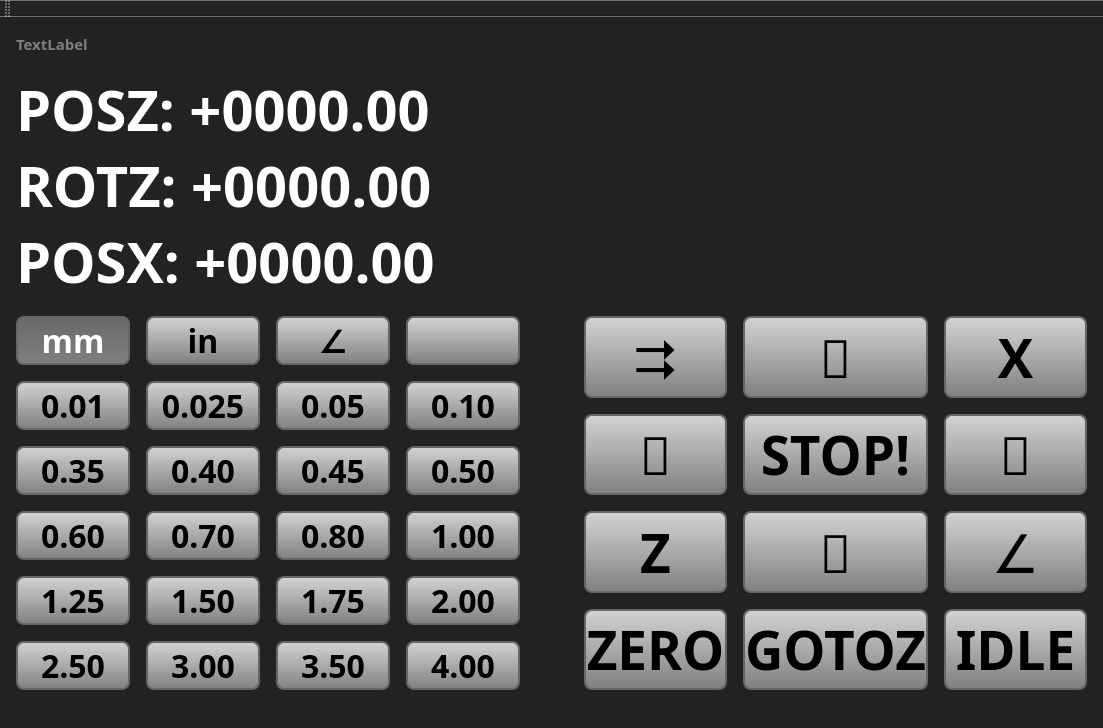
 <widget class="QMainWindow" name="MainWindow">
  <property name="geometry">
   <rect>
    <x>0</x>
    <y>0</y>
    <width>1103</width>
    <height>687</height>
   </rect>
  </property>
  <property name="windowTitle">
   <string>MainWindow</string>
  </property>
  <property name="styleSheet">
   <string notr="true">QWidget {
                        color: #222222;
						background-color: #222222;
}
QPushButton {
                        color: black;
                        background: qlineargradient( x1:0 y1:0, x2:0 y2:1, stop:0 lightgrey, stop:1 grey);
 					   border: 2px solid #666666;
					    border-width: 2px;
						border-radius: 8px;
}
QPushButton:checked {
                        color: white;
                        background: qlineargradient( x1:0 y1:0, x2:0 y2:1, stop:0 dimgray, stop:1 grey);
 					   border: 2px solid #666666;
					   border-width: 2px;
						border-radius: 8px;
}
QPushButton:pressed {
                        color: white;
                        background: qlineargradient( x1:0 y1:0, x2:0 y2:1, stop:0 dimgray, stop:1 grey);
 					   border: 2px solid #666666;
					   border-width: 2px;
						border-radius: 8px;
}</string>
  </property>
  <widget class="QWidget" name="centralWidget">
   <layout class="QGridLayout" name="gridLayout_4">
    <property name="leftMargin">
     <number>16</number>
    </property>
    <property name="topMargin">
     <number>16</number>
    </property>
    <property name="rightMargin">
     <number>16</number>
    </property>
    <property name="bottomMargin">
     <number>16</number>
    </property>
    <property name="spacing">
     <number>16</number>
    </property>
    <item row="2" column="1">
     <spacer name="horizontalSpacer">
      <property name="orientation">
       <enum>Qt::Horizontal</enum>
      </property>
      <property name="sizeType">
       <enum>QSizePolicy::Fixed</enum>
      </property>
      <property name="sizeHint" stdset="0">
       <size>
        <width>32</width>
        <height>20</height>
       </size>
      </property>
     </spacer>
    </item>
    <item row="2" column="0">
     <layout class="QGridLayout" name="gridLayout">
      <item row="0" column="1">
       <widget class="QPushButton" name="setINButton">
        <property name="sizePolicy">
         <sizepolicy hsizetype="Minimum" vsizetype="Expanding">
          <horstretch>0</horstretch>
          <verstretch>0</verstretch>
         </sizepolicy>
        </property>
        <property name="font">
         <font>
          <family>Lekton</family>
          <pointsize>24</pointsize>
          <weight>75</weight>
          <bold>true</bold>
         </font>
        </property>
        <property name="styleSheet">
         <string notr="true"/>
        </property>
        <property name="text">
         <string>in</string>
        </property>
        <property name="checkable">
         <bool>true</bool>
        </property>
        <property name="checked">
         <bool>false</bool>
        </property>
       </widget>
      </item>
      <item row="0" column="0">
       <widget class="QPushButton" name="setMMButton">
        <property name="sizePolicy">
         <sizepolicy hsizetype="Minimum" vsizetype="Expanding">
          <horstretch>0</horstretch>
          <verstretch>0</verstretch>
         </sizepolicy>
        </property>
        <property name="font">
         <font>
          <family>Lekton</family>
          <pointsize>24</pointsize>
          <weight>75</weight>
          <bold>true</bold>
         </font>
        </property>
        <property name="styleSheet">
         <string notr="true"/>
        </property>
        <property name="text">
         <string>mm</string>
        </property>
        <property name="checkable">
         <bool>true</bool>
        </property>
        <property name="checked">
         <bool>true</bool>
        </property>
       </widget>
      </item>
      <item row="0" column="3">
       <widget class="QPushButton" name="setDirectionButton">
        <property name="sizePolicy">
         <sizepolicy hsizetype="Minimum" vsizetype="Expanding">
          <horstretch>0</horstretch>
          <verstretch>0</verstretch>
         </sizepolicy>
        </property>
        <property name="font">
         <font>
          <family>Lekton</family>
          <pointsize>24</pointsize>
          <weight>75</weight>
          <bold>true</bold>
          <kerning>true</kerning>
         </font>
        </property>
        <property name="styleSheet">
         <string notr="true"/>
        </property>
        <property name="text">
         <string/>
        </property>
        <property name="checkable">
         <bool>true</bool>
        </property>
       </widget>
      </item>
      <item row="0" column="2">
       <widget class="QPushButton" name="setDEGButton">
        <property name="sizePolicy">
         <sizepolicy hsizetype="Minimum" vsizetype="Expanding">
          <horstretch>0</horstretch>
          <verstretch>0</verstretch>
         </sizepolicy>
        </property>
        <property name="font">
         <font>
          <family>Lekton</family>
          <pointsize>24</pointsize>
          <weight>75</weight>
          <bold>true</bold>
         </font>
        </property>
        <property name="styleSheet">
         <string notr="true"/>
        </property>
        <property name="text">
         <string>∠</string>
        </property>
        <property name="checkable">
         <bool>true</bool>
        </property>
       </widget>
      </item>
      <item row="1" column="3">
       <widget class="QPushButton" name="set04Button">
        <property name="sizePolicy">
         <sizepolicy hsizetype="Minimum" vsizetype="Expanding">
          <horstretch>0</horstretch>
          <verstretch>0</verstretch>
         </sizepolicy>
        </property>
        <property name="font">
         <font>
          <family>Lekton</family>
          <pointsize>24</pointsize>
          <weight>75</weight>
          <bold>true</bold>
         </font>
        </property>
        <property name="styleSheet">
         <string notr="true"/>
        </property>
        <property name="text">
         <string>0.10</string>
        </property>
        <property name="checkable">
         <bool>true</bool>
        </property>
       </widget>
      </item>
      <item row="1" column="0">
       <widget class="QPushButton" name="set01Button">
        <property name="sizePolicy">
         <sizepolicy hsizetype="Minimum" vsizetype="Expanding">
          <horstretch>0</horstretch>
          <verstretch>0</verstretch>
         </sizepolicy>
        </property>
        <property name="font">
         <font>
          <family>Lekton</family>
          <pointsize>24</pointsize>
          <weight>75</weight>
          <bold>true</bold>
         </font>
        </property>
        <property name="styleSheet">
         <string notr="true"/>
        </property>
        <property name="text">
         <string>0.01</string>
        </property>
        <property name="checkable">
         <bool>true</bool>
        </property>
       </widget>
      </item>
      <item row="2" column="2">
       <widget class="QPushButton" name="set07Button">
        <property name="sizePolicy">
         <sizepolicy hsizetype="Minimum" vsizetype="Expanding">
          <horstretch>0</horstretch>
          <verstretch>0</verstretch>
         </sizepolicy>
        </property>
        <property name="font">
         <font>
          <family>Lekton</family>
          <pointsize>24</pointsize>
          <weight>75</weight>
          <bold>true</bold>
         </font>
        </property>
        <property name="styleSheet">
         <string notr="true"/>
        </property>
        <property name="text">
         <string>0.45</string>
        </property>
        <property name="checkable">
         <bool>true</bool>
        </property>
       </widget>
      </item>
      <item row="1" column="1">
       <widget class="QPushButton" name="set02Button">
        <property name="sizePolicy">
         <sizepolicy hsizetype="Minimum" vsizetype="Expanding">
          <horstretch>0</horstretch>
          <verstretch>0</verstretch>
         </sizepolicy>
        </property>
        <property name="font">
         <font>
          <family>Lekton</family>
          <pointsize>24</pointsize>
          <weight>75</weight>
          <bold>true</bold>
         </font>
        </property>
        <property name="styleSheet">
         <string notr="true"/>
        </property>
        <property name="text">
         <string>0.025</string>
        </property>
        <property name="checkable">
         <bool>true</bool>
        </property>
       </widget>
      </item>
      <item row="2" column="0">
       <widget class="QPushButton" name="set05Button">
        <property name="sizePolicy">
         <sizepolicy hsizetype="Minimum" vsizetype="Expanding">
          <horstretch>0</horstretch>
          <verstretch>0</verstretch>
         </sizepolicy>
        </property>
        <property name="font">
         <font>
          <family>Lekton</family>
          <pointsize>24</pointsize>
          <weight>75</weight>
          <bold>true</bold>
         </font>
        </property>
        <property name="styleSheet">
         <string notr="true"/>
        </property>
        <property name="text">
         <string>0.35</string>
        </property>
        <property name="checkable">
         <bool>true</bool>
        </property>
       </widget>
      </item>
      <item row="2" column="1">
       <widget class="QPushButton" name="set06Button">
        <property name="sizePolicy">
         <sizepolicy hsizetype="Minimum" vsizetype="Expanding">
          <horstretch>0</horstretch>
          <verstretch>0</verstretch>
         </sizepolicy>
        </property>
        <property name="font">
         <font>
          <family>Lekton</family>
          <pointsize>24</pointsize>
          <weight>75</weight>
          <bold>true</bold>
         </font>
        </property>
        <property name="styleSheet">
         <string notr="true"/>
        </property>
        <property name="text">
         <string>0.40</string>
        </property>
        <property name="checkable">
         <bool>true</bool>
        </property>
       </widget>
      </item>
      <item row="4" column="1">
       <widget class="QPushButton" name="set14Button">
        <property name="sizePolicy">
         <sizepolicy hsizetype="Minimum" vsizetype="Expanding">
          <horstretch>0</horstretch>
          <verstretch>0</verstretch>
         </sizepolicy>
        </property>
        <property name="font">
         <font>
          <family>Lekton</family>
          <pointsize>24</pointsize>
          <weight>75</weight>
          <bold>true</bold>
         </font>
        </property>
        <property name="styleSheet">
         <string notr="true"/>
        </property>
        <property name="text">
         <string>1.50</string>
        </property>
        <property name="checkable">
         <bool>true</bool>
        </property>
       </widget>
      </item>
      <item row="3" column="2">
       <widget class="QPushButton" name="set11Button">
        <property name="sizePolicy">
         <sizepolicy hsizetype="Minimum" vsizetype="Expanding">
          <horstretch>0</horstretch>
          <verstretch>0</verstretch>
         </sizepolicy>
        </property>
        <property name="font">
         <font>
          <family>Lekton</family>
          <pointsize>24</pointsize>
          <weight>75</weight>
          <bold>true</bold>
         </font>
        </property>
        <property name="styleSheet">
         <string notr="true"/>
        </property>
        <property name="text">
         <string>0.80</string>
        </property>
        <property name="checkable">
         <bool>true</bool>
        </property>
       </widget>
      </item>
      <item row="2" column="3">
       <widget class="QPushButton" name="set08Button">
        <property name="sizePolicy">
         <sizepolicy hsizetype="Minimum" vsizetype="Expanding">
          <horstretch>0</horstretch>
          <verstretch>0</verstretch>
         </sizepolicy>
        </property>
        <property name="font">
         <font>
          <family>Lekton</family>
          <pointsize>24</pointsize>
          <weight>75</weight>
          <bold>true</bold>
         </font>
        </property>
        <property name="styleSheet">
         <string notr="true"/>
        </property>
        <property name="text">
         <string>0.50</string>
        </property>
        <property name="checkable">
         <bool>true</bool>
        </property>
       </widget>
      </item>
      <item row="4" column="0">
       <widget class="QPushButton" name="set13Button">
        <property name="sizePolicy">
         <sizepolicy hsizetype="Minimum" vsizetype="Expanding">
          <horstretch>0</horstretch>
          <verstretch>0</verstretch>
         </sizepolicy>
        </property>
        <property name="font">
         <font>
          <family>Lekton</family>
          <pointsize>24</pointsize>
          <weight>75</weight>
          <bold>true</bold>
         </font>
        </property>
        <property name="styleSheet">
         <string notr="true"/>
        </property>
        <property name="text">
         <string>1.25</string>
        </property>
        <property name="checkable">
         <bool>true</bool>
        </property>
       </widget>
      </item>
      <item row="3" column="3">
       <widget class="QPushButton" name="set12Button">
        <property name="sizePolicy">
         <sizepolicy hsizetype="Minimum" vsizetype="Expanding">
          <horstretch>0</horstretch>
          <verstretch>0</verstretch>
         </sizepolicy>
        </property>
        <property name="font">
         <font>
          <family>Lekton</family>
          <pointsize>24</pointsize>
          <weight>75</weight>
          <bold>true</bold>
         </font>
        </property>
        <property name="styleSheet">
         <string notr="true"/>
        </property>
        <property name="text">
         <string>1.00</string>
        </property>
        <property name="checkable">
         <bool>true</bool>
        </property>
       </widget>
      </item>
      <item row="3" column="0">
       <widget class="QPushButton" name="set09Button">
        <property name="sizePolicy">
         <sizepolicy hsizetype="Minimum" vsizetype="Expanding">
          <horstretch>0</horstretch>
          <verstretch>0</verstretch>
         </sizepolicy>
        </property>
        <property name="font">
         <font>
          <family>Lekton</family>
          <pointsize>24</pointsize>
          <weight>75</weight>
          <bold>true</bold>
         </font>
        </property>
        <property name="styleSheet">
         <string notr="true"/>
        </property>
        <property name="text">
         <string>0.60</string>
        </property>
        <property name="checkable">
         <bool>true</bool>
        </property>
       </widget>
      </item>
      <item row="3" column="1">
       <widget class="QPushButton" name="set10Button">
        <property name="sizePolicy">
         <sizepolicy hsizetype="Minimum" vsizetype="Expanding">
          <horstretch>0</horstretch>
          <verstretch>0</verstretch>
         </sizepolicy>
        </property>
        <property name="font">
         <font>
          <family>Lekton</family>
          <pointsize>24</pointsize>
          <weight>75</weight>
          <bold>true</bold>
         </font>
        </property>
        <property name="styleSheet">
         <string notr="true"/>
        </property>
        <property name="text">
         <string>0.70</string>
        </property>
        <property name="checkable">
         <bool>true</bool>
        </property>
       </widget>
      </item>
      <item row="4" column="3">
       <widget class="QPushButton" name="set16Button">
        <property name="sizePolicy">
         <sizepolicy hsizetype="Minimum" vsizetype="Expanding">
          <horstretch>0</horstretch>
          <verstretch>0</verstretch>
         </sizepolicy>
        </property>
        <property name="font">
         <font>
          <family>Lekton</family>
          <pointsize>24</pointsize>
          <weight>75</weight>
          <bold>true</bold>
         </font>
        </property>
        <property name="styleSheet">
         <string notr="true"/>
        </property>
        <property name="text">
         <string>2.00</string>
        </property>
        <property name="checkable">
         <bool>true</bool>
        </property>
       </widget>
      </item>
      <item row="4" column="2">
       <widget class="QPushButton" name="set15Button">
        <property name="sizePolicy">
         <sizepolicy hsizetype="Minimum" vsizetype="Expanding">
          <horstretch>0</horstretch>
          <verstretch>0</verstretch>
         </sizepolicy>
        </property>
        <property name="font">
         <font>
          <family>Lekton</family>
          <pointsize>24</pointsize>
          <weight>75</weight>
          <bold>true</bold>
         </font>
        </property>
        <property name="styleSheet">
         <string notr="true"/>
        </property>
        <property name="text">
         <string>1.75</string>
        </property>
        <property name="checkable">
         <bool>true</bool>
        </property>
       </widget>
      </item>
      <item row="5" column="0">
       <widget class="QPushButton" name="set17Button">
        <property name="sizePolicy">
         <sizepolicy hsizetype="Minimum" vsizetype="Expanding">
          <horstretch>0</horstretch>
          <verstretch>0</verstretch>
         </sizepolicy>
        </property>
        <property name="font">
         <font>
          <family>Lekton</family>
          <pointsize>24</pointsize>
          <weight>75</weight>
          <bold>true</bold>
         </font>
        </property>
        <property name="styleSheet">
         <string notr="true"/>
        </property>
        <property name="text">
         <string>2.50</string>
        </property>
        <property name="checkable">
         <bool>true</bool>
        </property>
       </widget>
      </item>
      <item row="5" column="2">
       <widget class="QPushButton" name="set19Button">
        <property name="sizePolicy">
         <sizepolicy hsizetype="Minimum" vsizetype="Expanding">
          <horstretch>0</horstretch>
          <verstretch>0</verstretch>
         </sizepolicy>
        </property>
        <property name="font">
         <font>
          <family>Lekton</family>
          <pointsize>24</pointsize>
          <weight>75</weight>
          <bold>true</bold>
         </font>
        </property>
        <property name="styleSheet">
         <string notr="true"/>
        </property>
        <property name="text">
         <string>3.50</string>
        </property>
        <property name="checkable">
         <bool>true</bool>
        </property>
       </widget>
      </item>
      <item row="5" column="1">
       <widget class="QPushButton" name="set18Button">
        <property name="sizePolicy">
         <sizepolicy hsizetype="Minimum" vsizetype="Expanding">
          <horstretch>0</horstretch>
          <verstretch>0</verstretch>
         </sizepolicy>
        </property>
        <property name="font">
         <font>
          <family>Lekton</family>
          <pointsize>24</pointsize>
          <weight>75</weight>
          <bold>true</bold>
         </font>
        </property>
        <property name="styleSheet">
         <string notr="true"/>
        </property>
        <property name="text">
         <string>3.00</string>
        </property>
        <property name="checkable">
         <bool>true</bool>
        </property>
       </widget>
      </item>
      <item row="5" column="3">
       <widget class="QPushButton" name="set20Button">
        <property name="sizePolicy">
         <sizepolicy hsizetype="Minimum" vsizetype="Expanding">
          <horstretch>0</horstretch>
          <verstretch>0</verstretch>
         </sizepolicy>
        </property>
        <property name="font">
         <font>
          <family>Lekton</family>
          <pointsize>24</pointsize>
          <weight>75</weight>
          <bold>true</bold>
         </font>
        </property>
        <property name="styleSheet">
         <string notr="true"/>
        </property>
        <property name="text">
         <string>4.00</string>
        </property>
        <property name="checkable">
         <bool>true</bool>
        </property>
       </widget>
      </item>
      <item row="1" column="2">
       <widget class="QPushButton" name="set03Button">
        <property name="sizePolicy">
         <sizepolicy hsizetype="Minimum" vsizetype="Expanding">
          <horstretch>0</horstretch>
          <verstretch>0</verstretch>
         </sizepolicy>
        </property>
        <property name="font">
         <font>
          <family>Lekton</family>
          <pointsize>24</pointsize>
          <weight>75</weight>
          <bold>true</bold>
         </font>
        </property>
        <property name="styleSheet">
         <string notr="true"/>
        </property>
        <property name="text">
         <string>0.05</string>
        </property>
        <property name="checkable">
         <bool>true</bool>
        </property>
       </widget>
      </item>
     </layout>
    </item>
    <item row="1" column="2">
     <layout class="QVBoxLayout" name="verticalLayout"/>
    </item>
    <item row="1" column="0">
     <widget class="QLabel" name="statusLabel">
      <property name="font">
       <font>
        <family>Lekton</family>
        <pointsize>42</pointsize>
        <weight>75</weight>
        <bold>true</bold>
       </font>
      </property>
      <property name="styleSheet">
       <string notr="true">color: white;</string>
      </property>
      <property name="frameShape">
       <enum>QFrame::NoFrame</enum>
      </property>
      <property name="frameShadow">
       <enum>QFrame::Plain</enum>
      </property>
      <property name="lineWidth">
       <number>6</number>
      </property>
      <property name="text">
       <string>POSZ: +0000.00
ROTZ: +0000.00
POSX: +0000.00</string>
      </property>
      <property name="textFormat">
       <enum>Qt::PlainText</enum>
      </property>
      <property name="alignment">
       <set>Qt::AlignLeading|Qt::AlignLeft|Qt::AlignTop</set>
      </property>
      <property name="margin">
       <number>8</number>
      </property>
     </widget>
    </item>
    <item row="2" column="2">
     <layout class="QGridLayout" name="gridLayout_2">
      <item row="0" column="1">
       <widget class="QPushButton" name="xmButton">
        <property name="sizePolicy">
         <sizepolicy hsizetype="Minimum" vsizetype="Expanding">
          <horstretch>0</horstretch>
          <verstretch>0</verstretch>
         </sizepolicy>
        </property>
        <property name="font">
         <font>
          <family>OpenSymbol</family>
          <pointsize>40</pointsize>
         </font>
        </property>
        <property name="text">
         <string></string>
        </property>
       </widget>
      </item>
      <item row="1" column="2">
       <widget class="QPushButton" name="zpButton">
        <property name="sizePolicy">
         <sizepolicy hsizetype="Minimum" vsizetype="Expanding">
          <horstretch>0</horstretch>
          <verstretch>0</verstretch>
         </sizepolicy>
        </property>
        <property name="font">
         <font>
          <family>OpenSymbol</family>
          <pointsize>40</pointsize>
         </font>
        </property>
        <property name="text">
         <string></string>
        </property>
       </widget>
      </item>
      <item row="1" column="1">
       <widget class="QPushButton" name="stopButton">
        <property name="sizePolicy">
         <sizepolicy hsizetype="Minimum" vsizetype="Expanding">
          <horstretch>0</horstretch>
          <verstretch>0</verstretch>
         </sizepolicy>
        </property>
        <property name="font">
         <font>
          <family>Lekton</family>
          <pointsize>40</pointsize>
          <weight>75</weight>
          <bold>true</bold>
         </font>
        </property>
        <property name="text">
         <string>STOP!</string>
        </property>
        <property name="checkable">
         <bool>true</bool>
        </property>
       </widget>
      </item>
      <item row="1" column="0">
       <widget class="QPushButton" name="zmButton">
        <property name="sizePolicy">
         <sizepolicy hsizetype="Minimum" vsizetype="Expanding">
          <horstretch>0</horstretch>
          <verstretch>0</verstretch>
         </sizepolicy>
        </property>
        <property name="font">
         <font>
          <family>OpenSymbol</family>
          <pointsize>40</pointsize>
         </font>
        </property>
        <property name="autoFillBackground">
         <bool>false</bool>
        </property>
        <property name="text">
         <string></string>
        </property>
       </widget>
      </item>
      <item row="2" column="1">
       <widget class="QPushButton" name="xpButton">
        <property name="sizePolicy">
         <sizepolicy hsizetype="Minimum" vsizetype="Expanding">
          <horstretch>0</horstretch>
          <verstretch>0</verstretch>
         </sizepolicy>
        </property>
        <property name="font">
         <font>
          <family>OpenSymbol</family>
          <pointsize>40</pointsize>
         </font>
        </property>
        <property name="text">
         <string></string>
        </property>
       </widget>
      </item>
      <item row="2" column="2">
       <widget class="QPushButton" name="aButton">
        <property name="sizePolicy">
         <sizepolicy hsizetype="Minimum" vsizetype="Expanding">
          <horstretch>0</horstretch>
          <verstretch>0</verstretch>
         </sizepolicy>
        </property>
        <property name="font">
         <font>
          <family>OpenSymbol</family>
          <pointsize>40</pointsize>
         </font>
        </property>
        <property name="text">
         <string>∠</string>
        </property>
        <property name="checkable">
         <bool>true</bool>
        </property>
       </widget>
      </item>
      <item row="2" column="0">
       <widget class="QPushButton" name="zButton">
        <property name="sizePolicy">
         <sizepolicy hsizetype="Minimum" vsizetype="Expanding">
          <horstretch>0</horstretch>
          <verstretch>0</verstretch>
         </sizepolicy>
        </property>
        <property name="font">
         <font>
          <family>Lekton</family>
          <pointsize>40</pointsize>
          <weight>75</weight>
          <bold>true</bold>
         </font>
        </property>
        <property name="text">
         <string>Z</string>
        </property>
        <property name="checkable">
         <bool>true</bool>
        </property>
       </widget>
      </item>
      <item row="0" column="2">
       <widget class="QPushButton" name="xButton">
        <property name="sizePolicy">
         <sizepolicy hsizetype="Minimum" vsizetype="Expanding">
          <horstretch>0</horstretch>
          <verstretch>0</verstretch>
         </sizepolicy>
        </property>
        <property name="font">
         <font>
          <family>Lekton</family>
          <pointsize>40</pointsize>
          <weight>75</weight>
          <bold>true</bold>
         </font>
        </property>
        <property name="text">
         <string>X</string>
        </property>
        <property name="checkable">
         <bool>true</bool>
        </property>
       </widget>
      </item>
      <item row="0" column="0">
       <widget class="QPushButton" name="directionButton">
        <property name="sizePolicy">
         <sizepolicy hsizetype="Minimum" vsizetype="Expanding">
          <horstretch>0</horstretch>
          <verstretch>0</verstretch>
         </sizepolicy>
        </property>
        <property name="font">
         <font>
          <family>OpenSymbol</family>
          <pointsize>40</pointsize>
         </font>
        </property>
        <property name="text">
         <string>⮆</string>
        </property>
        <property name="checkable">
         <bool>true</bool>
        </property>
       </widget>
      </item>
      <item row="3" column="0">
       <widget class="QPushButton" name="zeroButton">
        <property name="sizePolicy">
         <sizepolicy hsizetype="Minimum" vsizetype="Expanding">
          <horstretch>0</horstretch>
          <verstretch>0</verstretch>
         </sizepolicy>
        </property>
        <property name="font">
         <font>
          <family>Lekton</family>
          <pointsize>40</pointsize>
          <weight>75</weight>
          <bold>true</bold>
         </font>
        </property>
        <property name="text">
         <string>ZERO</string>
        </property>
       </widget>
      </item>
      <item row="3" column="2">
       <widget class="QPushButton" name="idleButton">
        <property name="sizePolicy">
         <sizepolicy hsizetype="Minimum" vsizetype="Expanding">
          <horstretch>0</horstretch>
          <verstretch>0</verstretch>
         </sizepolicy>
        </property>
        <property name="font">
         <font>
          <family>Lekton</family>
          <pointsize>40</pointsize>
          <weight>75</weight>
          <bold>true</bold>
         </font>
        </property>
        <property name="text">
         <string>IDLE</string>
        </property>
        <property name="checkable">
         <bool>true</bool>
        </property>
       </widget>
      </item>
      <item row="3" column="1">
       <widget class="QPushButton" name="goToButton">
        <property name="sizePolicy">
         <sizepolicy hsizetype="Minimum" vsizetype="Expanding">
          <horstretch>0</horstretch>
          <verstretch>0</verstretch>
         </sizepolicy>
        </property>
        <property name="font">
         <font>
          <family>Lekton</family>
          <pointsize>40</pointsize>
          <weight>75</weight>
          <bold>true</bold>
         </font>
        </property>
        <property name="text">
         <string>GOTOZ</string>
        </property>
       </widget>
      </item>
     </layout>
    </item>
    <item row="0" column="0" colspan="3">
     <widget class="QLabel" name="rawStatusLabel">
      <property name="font">
       <font>
        <family>Lekton</family>
        <pointsize>11</pointsize>
        <weight>75</weight>
        <bold>true</bold>
       </font>
      </property>
      <property name="styleSheet">
       <string notr="true">color: grey;</string>
      </property>
      <property name="text">
       <string>TextLabel</string>
      </property>
     </widget>
    </item>
   </layout>
  </widget>
  <widget class="QMenuBar" name="menuBar">
   <property name="geometry">
    <rect>
     <x>0</x>
     <y>0</y>
     <width>1103</width>
     <height>22</height>
    </rect>
   </property>
  </widget>
  <widget class="QToolBar" name="mainToolBar">
   <attribute name="toolBarArea">
    <enum>TopToolBarArea</enum>
   </attribute>
   <attribute name="toolBarBreak">
    <bool>false</bool>
   </attribute>
  </widget>
  <widget class="QStatusBar" name="statusBar"/>
 </widget>
